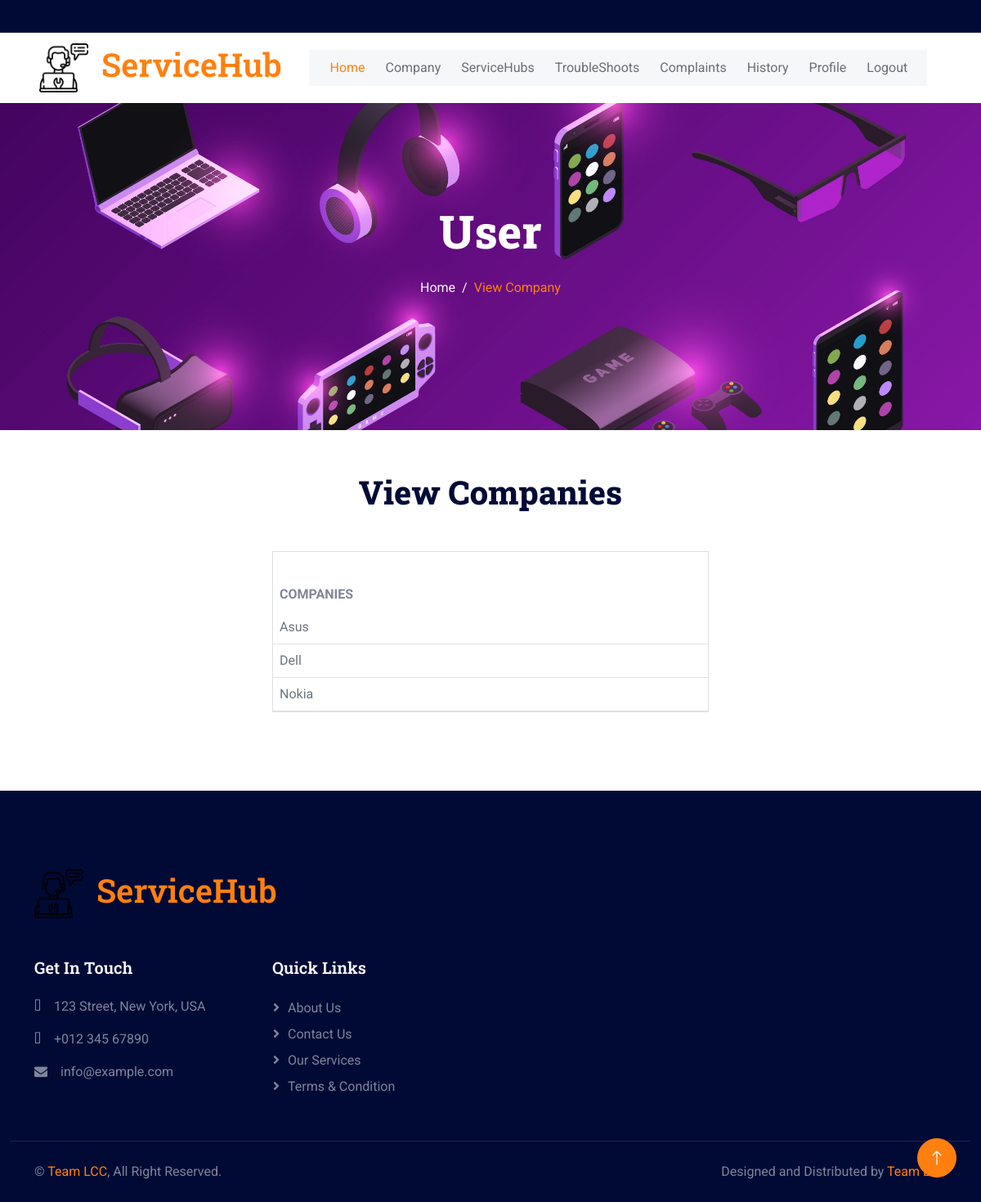
Page /user-viewcompany/ on the committed database.
### servicehub_app/models.py (models this page shows)
class Brand(models.Model):
    brandname=models.CharField(max_length=30)

### servicehub_app/views.py (the view)
# urls.py: path('user-viewcompany/',views.user_viewcompany),
def user_viewcompany(request):
    companies=Brand.objects.all()
    return render(request,'user/user_viewcompany.html',{'companies':companies})

### templates/user/user_viewcompany.html (shortened to what this page needs)
{% extends 'user/user_dashboard.html' %}
{% block user %}
<div class="container-fluid page-header py-5 mb-1 wow fadeIn" data-wow-delay="0.1s" style="height: 400px!important;">
    <div class="container text-center py-5">
        <h1 class="display-4 text-white animated slideInDown mb-4" >User</h1>
        <nav aria-label="breadcrumb animated slideInDown">
            <ol class="breadcrumb justify-content-center mb-0">
                <li class="breadcrumb-item"><a href="/user-dashboard" >Home</a></li>
                <li class="breadcrumb-item active" aria-current="page" >View Company</li>
            </ol>
        </nav>
    </div>
</div>
<div class="container-xxl py-5">
    <div class="container">
        <link href="https://maxcdn.bootstrapcdn.com/font-awesome/4.7.0/css/font-awesome.min.css" rel="stylesheet" />
        <div class="container">
        <div class="text-center mx-auto" style="max-width: 500px;">
            <h1 class="display-6 mb-5">View Companies</h1>
        </div>
        <div class="row">
            <div class="col-md-6 mx-auto">
                <div class="card">
                    <div class="card-body">
                    </div>
                    <div class="table-responsive">
                        <table class="table no-wrap user-table mb-0">
                          <thead>
                            <tr>
                              <th scope="col" class="border-0 text-uppercase font-medium">Companies</th>
                            </tr>
                          </thead>
                          <tbody>
                            {% for company in companies %}
                            <tr>
                            <td>
                                <span class="text-muted">{{company.brandname}}</span><br>
                            </td>
                            </tr>
                            {% endfor %}
                          </tbody>
                        </table>
                    </div>
                </div>
            </div>
        </div>
        </div>
    </div>
</div>
{% endblock user %}

### static/css/style.css (style rules this page uses)
:root { --primary: #FF800F; --secondary: #001064; --light: #F6F7F8; --dark: #010A35; }
.page-header { background: linear-gradient(rgba(1, 10, 53, 0), rgba(1, 10, 53, 0)), url(../img/c-1.jpg) center center no-repeat; background-size: cover; background-position: center center; padding-top: 6.25% !important; }
.page-header .breadcrumb-item a, .page-header .breadcrumb-item+.breadcrumb-item::before { color: var(--light); }
.page-header .breadcrumb-item a:hover, .page-header .breadcrumb-item.active { color: var(--primary); }

### rows in the picture
Brand: brandname "Asus"
Brand: brandname "Dell"
Brand: brandname "Nokia"
